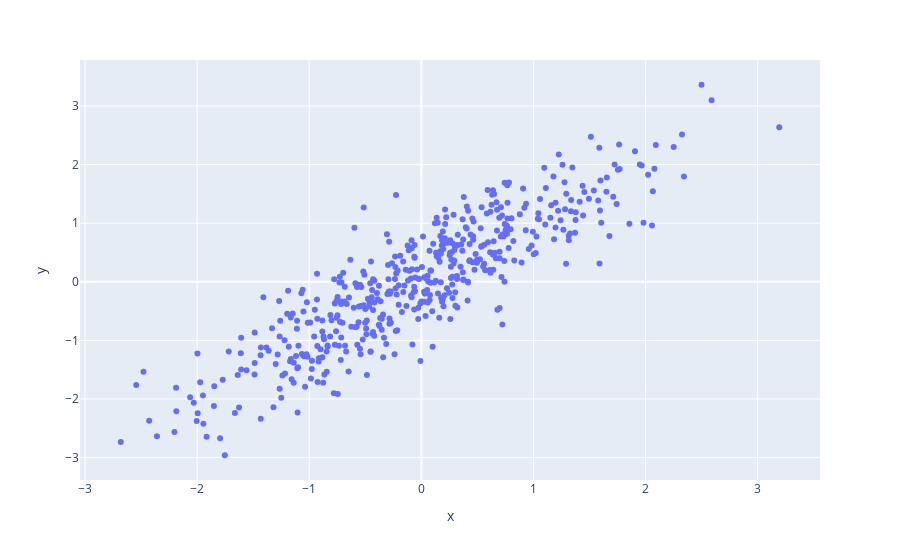

Notebook code cell kept with this figure:
### Code cell
px.scatter(x=x,y=y)

### Figure 1 — Plotly figure (JSON) as saved in the notebook; plotly's stock layout.template omitted (floating-point values rounded to 4 significant figures; data arrays with more than 128 entries replaced by an {"elided": "..."} marker saying what was removed)
{"data": [{"hovertemplate": "x=%{x}<br>y=%{y}<extra></extra>", "legendgroup": "", "marker": {"color": "#636efa", "symbol": "circle"}, "mode": "markers", "name": "", "orientation": "v", "showlegend": false, "type": "scatter", "x": {"elided": "500 float values"}, "xaxis": "x", "y": {"elided": "500 float values"}, "yaxis": "y"}], "layout": {"legend": {"tracegroupgap": 0}, "margin": {"t": 60}, "xaxis": {"anchor": "y", "domain": [0, 1], "title": {"text": "x"}}, "yaxis": {"anchor": "x", "domain": [0, 1], "title": {"text": "y"}}}}
